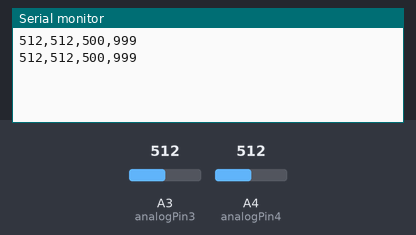
A sketch run on a simulated Arduino Uno, built with avr-gcc and run on an emulated ATmega328P. Parts: the last lines printed to the serial monitor. The test bench sets the inputs (shaded band); at power-on: A3 (analogPin3) = 512, A4 (analogPin4) = 512.

Above: at 1.8 s.
1.9 s: A3 (analogPin3) set to 716
At 2.6 s:
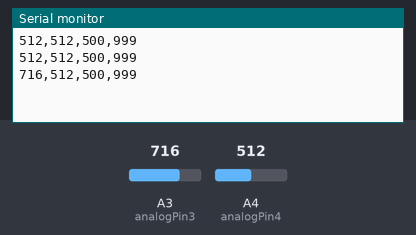
3.4 s: A4 (analogPin4) set to 716
At 4.7 s:
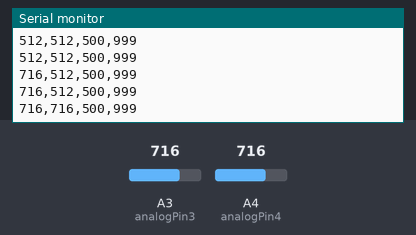
4.9 s: A3 (analogPin3) set to 900
At 5.8 s:
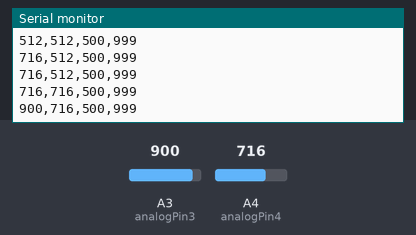
6.4 s: A4 (analogPin4) set to 900
At 7.8 s:
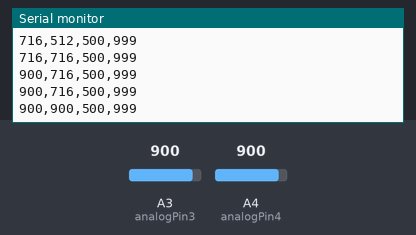
Timing chart, 0 to 8.9 s (numbered marks = the images above; inputs shaded):
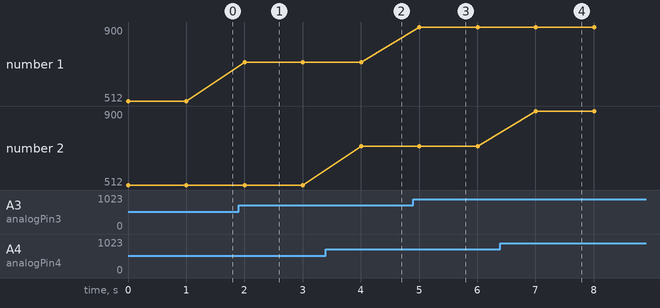

Measured:
- after the input at 1.9 s, the serial monitor: prints a new line after 0.10 s (image 1)
- after the input at 3.4 s, the serial monitor: prints a new line after 0.60 s (image 2)
- after the input at 4.9 s, the serial monitor: prints a new line after 0.11 s (image 3)
- after the input at 6.4 s, the serial monitor: prints a new line after 0.61 s (image 4)
- plotted number 1: 512 → 716 after the input at 1.9 s, 716 → 900 after the input at 4.9 s

The sketch:

ADC_graficas.ino
```cpp
int analogPin3 = A3; // potentiometer wiper (middle terminal) connected to analog pin
int analogPin4 = A4; // potentiometer wiper (middle terminal) connected to analog pin 3


int val3 = 0;  // variable to store the value read
int val4 = 0;  // variable to store the value read

void setup() {
  Serial.begin(9600);           //  setup serial
}

void loop() {
  val3 = analogRead(analogPin3);  // read the input pin
  val4 = analogRead(analogPin4);  // read the input pin
  //Serial.print("DATA:");         // debug value
  Serial.print(val3);         // debug value
  Serial.print(",");         // debug value
  Serial.print(val4);         // debug value
  //Serial.println(",0,0,0,0,0,0;");         // debug value
  Serial.print(",");         // debug value
  Serial.print(500);
  Serial.print(",");         // debug value
  Serial.println(999);
  delay(1000);
}

// DATA:8454,2097,0,4650,0,0,0,0;
```
